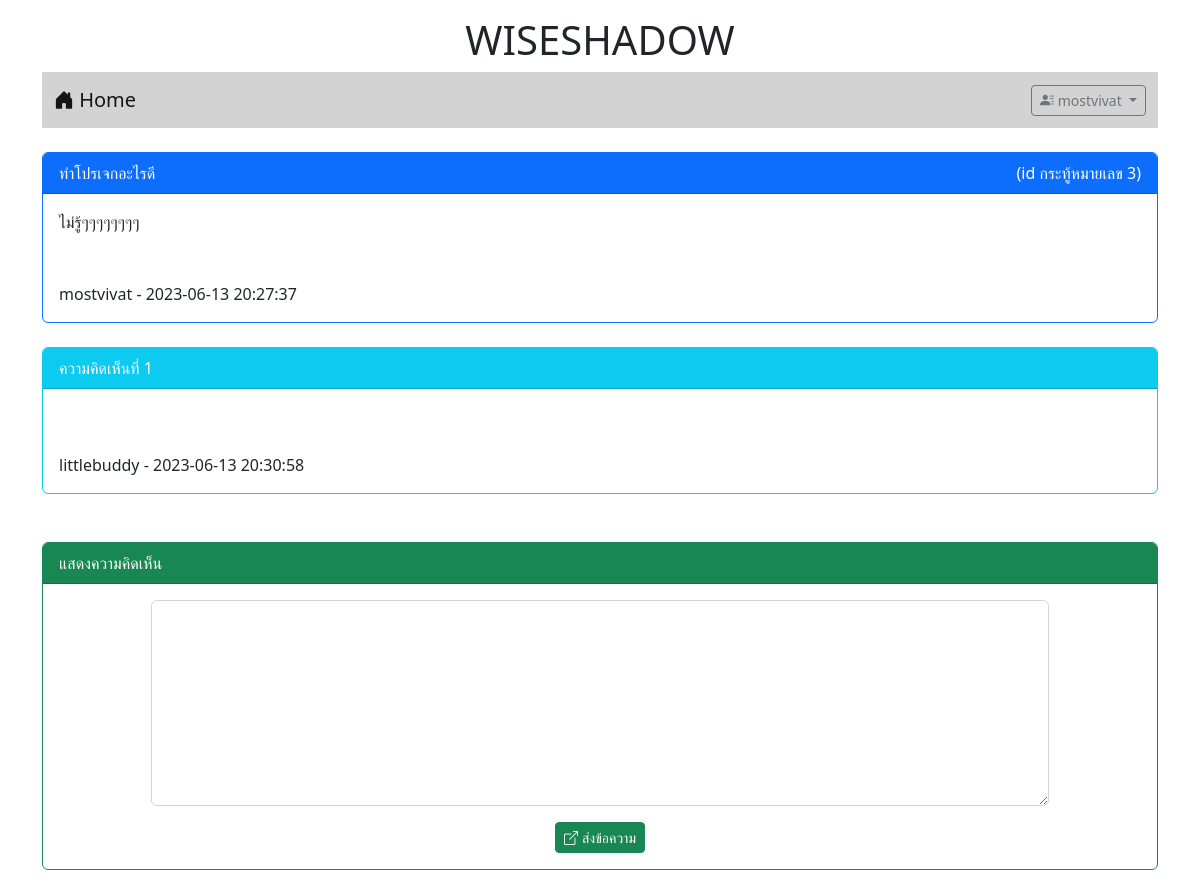
/post.php?id=3 (signed in), run on the app's committed database.
### tables this page shows
CREATE TABLE `post` (
  `id` int(11) NOT NULL,
  `title` varchar(128) NOT NULL,
  `content` varchar(2048) NOT NULL,
  `post_date` datetime NOT NULL,
  `cat_id` int(11) NOT NULL,
  `user_id` int(11) NOT NULL
);

CREATE TABLE `user` (
  `id` int(11) NOT NULL,
  `login` varchar(32) NOT NULL,
  `password` varchar(64) NOT NULL,
  `name` varchar(64) NOT NULL,
  `gender` char(1) NOT NULL,
  `email` varchar(32) NOT NULL,
  `role` char(1) NOT NULL
);

CREATE TABLE `comment` (
  `id` int(11) NOT NULL,
  `content` varchar(20148) NOT NULL,
  `post_date` datetime NOT NULL,
  `user_id` int(11) NOT NULL,
  `post_id` int(11) NOT NULL
);

### Src/post.php (the view, shortened to what this page needs)
<!DOCTYPE html>
<html lang="en">
<head>
    <link rel="stylesheet" href="https://cdn.jsdelivr.net/npm/bootstrap-icons@1.9.1/font/bootstrap-icons.css">
    <link href="https://cdn.jsdelivr.net/npm/bootstrap@5.2.2/dist/css/bootstrap.min.css" rel="stylesheet">
</head>
<body>
    <div class="container">
    <h1 style="text-align: center;" class="mt-3">WISESHADOW</h1>
        <?php include "nav.php" ?>
        <br>
        <div class="card text-dark bg-white border-primary">
            <div class="card-header bg-primary text-white" >
                <?php
                    $id = $_GET["id"];
                    $conn = new PDO("mysql:host=localhost;dbname=webboard;charset=utf8","root","");
                    $sql = "SELECT * FROM post where id=$id";
                    $query = $conn->query($sql);
                    $result = $query->fetch(PDO::FETCH_ASSOC);
                    $title = $result["title"];
                    $content = $result["content"];
                    $post_date = $result["post_date"];
                    echo "<span style='float:right'>(id กระทู้หมายเลข $id)</span>";
                    echo $title;
                ?>
            </div>
            <div class ="card-body">
                <?php
                    $sql = "SELECT u.login FROM user u,post p WHERE u.id = p.user_id and p.id = $id";
                    $query = $conn->query($sql);
                    $result = $query->fetch(PDO::FETCH_ASSOC);
                    $username = $result["login"];
                    echo "$content <BR><BR><BR>";
                    echo "$username - $post_date <BR>";
                ?>
            </div>
        </div>
        <br>
        <?php
            $conn = new PDO("mysql:host=localhost;dbname=webboard;charset=utf8","root","");
            $sql_comment = "SELECT c.content,u.name,c.post_date FROM comment c,user u WHERE u.id = c.user_id and c.post_id=$id ORDER BY c.post_date";
        ?>
        <?php
            $i=0;
            foreach($conn->query($sql_comment) as $row){
                $i++;
        ?>
                <div class="card text-dark bg-white border-info mb-4 text-start">
                    <div class="card-header bg-info text-white "><?php echo "ความคิดเห็นที่ ".$i;?></div>
                    <div class="card-body">
                        <br><br>
                        <?php echo $row["name"]." - ".$row["post_date"];?>
                    </div>
                </div>
        <?php
            }
        ?>
        <br>
        <?php
            if(isset($_SESSION['id'])){
        ?>
        <div class="card text-dark bg-white border-success" >
            <div class="card-header bg-success text-white" >แสดงความคิดเห็น</div>
            <div class ="card-body">
                <form action="post_save.php" method="post">
                    <div class="row mb-3 justify-content-center">
                        <div class="col-lg-10">
                            <textarea name="comment" class="form-control" rows="8"></textarea>
                        </div>
                    </div>
                    <div class="row">
                        <div class="col-lg-12">
                            <center>
                                <button type="submit" class="btn btn-success btn-sm text-white">
                                <i class="bi bi-box-arrow-up-right me-1"></i></i>ส่งข้อความ </button>
                            </center>
                        </div>
                    </div>
                </form>
            </div>
        </div>
        <br>
        <?php
            }
        ?>
    </div>
</body>
</html>

### data on the page
post: title "ทำโปรเจกอะไรดี", content "ไม่รู้ๆๆๆๆๆๆๆๆ", post_date "2023-06-13 20:27:37"
user: login "mostvivat"
comment: user.name "littlebuddy", post_date "2023-06-13 20:30:58"

### other printed values
$_SESSION["username"] "mostvivat"
$id "3"
